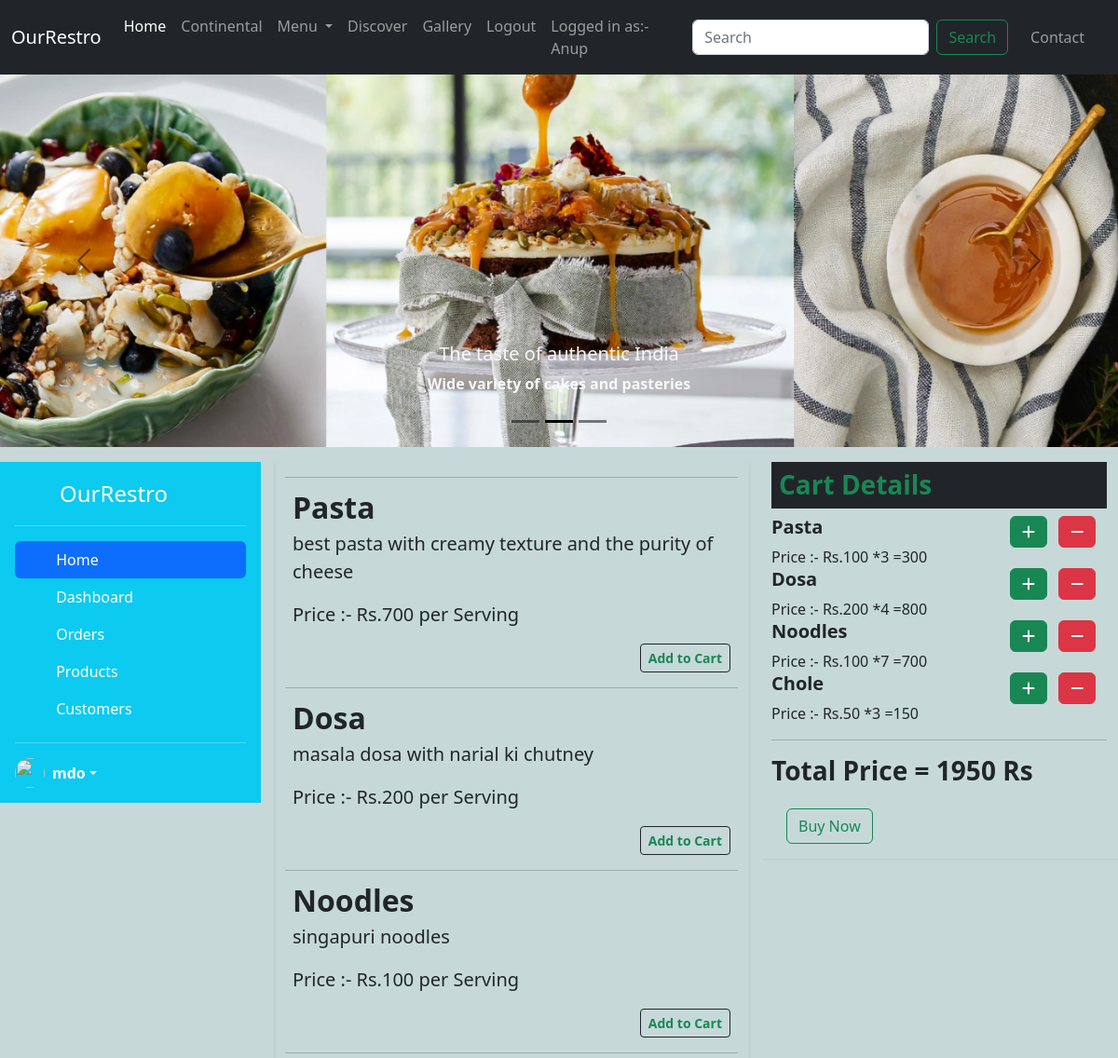
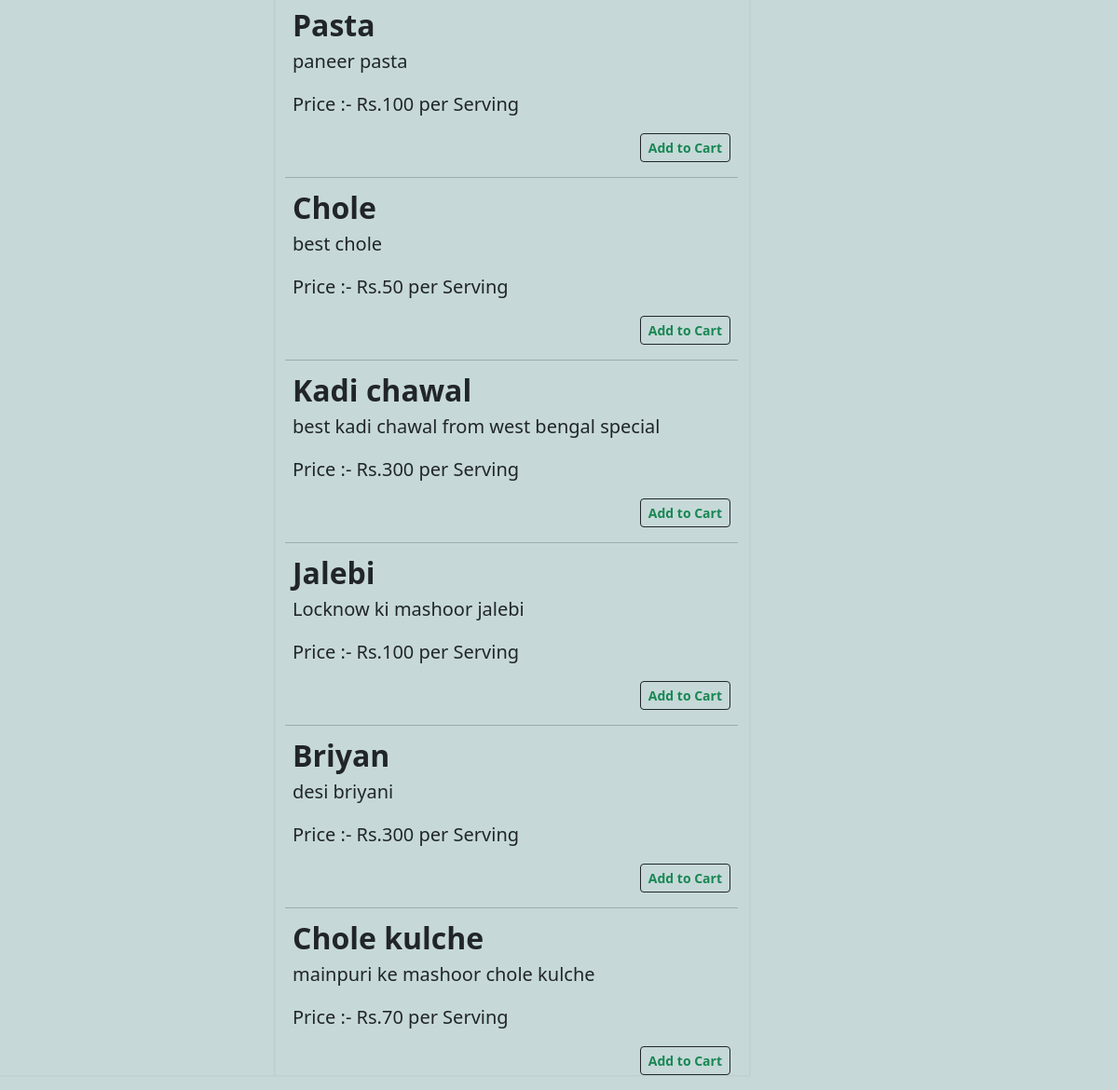
The app's page / (signed in) with its own data (2 pictures, top to bottom).
### service/models.py (models this page shows, shortened)
class Dishes(models.Model):
    name = models.CharField(max_length=150)
    description= models.TextField()
    price = models.PositiveIntegerField()

class Cart(models.Model):
    customer= models.ForeignKey(Customer, on_delete=models.CASCADE, null=True)
    dish= models.ForeignKey(Dishes, on_delete=models.CASCADE)
    quantity= models.PositiveIntegerField(default=0, null=True, blank=True)
    @property
    def total_price(self):
        total = self.quantity*self.dish.price
        return total

### service/views.py (the view)
# urls.py: 2. Add a URL to urlpatterns:  path('', Home.as_view(), name='home')
def Home(request):
    product = Dishes.objects.all()
    if request.user.is_authenticated:
        cart = Cart.objects.filter(customer=request.user.customer)[::-1]
        cart_total=0
        for p in cart:
            cart_total+=p.total_price
    else:
        cart={}
        cart_total=0
    context={'product':product, 'cart':cart, 'cart_total':cart_total}
    return render(request, 'index.html', context)

### templates/index.html (shortened to what this page needs)
{% extends 'base.html' %}
{% load static %}
{% block body %}
<div class="row my-3">
    <div class="col-md-3 shadow2">
        <div class="d-flex flex-column flex-shrink-0 p-3 text-white bg-info" style="width: 280px;">
            <a href="/" class="d-flex align-items-center mb-3 mb-md-0 me-md-auto text-white text-decoration-none">
              <svg class="bi pe-none me-2" width="40" height="32"><use xlink:href="#bootstrap"></use></svg>
              <span class="fs-4">OurRestro</span>
            </a>
            <hr>
            <ul class="nav nav-pills flex-column mb-auto">
              <li class="nav-item">
                <a href="#" class="nav-link active" aria-current="page">
                  <svg class="bi pe-none me-2" width="16" height="16"><use xlink:href="#home"></use></svg>
                  Home
                </a>
              </li>
              <li>
                <a href="#" class="nav-link text-white">
                  <svg class="bi pe-none me-2" width="16" height="16"><use xlink:href="#speedometer2"></use></svg>
                  Dashboard
                </a>
              </li>
              <li>
                <a href="#" class="nav-link text-white">
                  <svg class="bi pe-none me-2" width="16" height="16"><use xlink:href="#table"></use></svg>
                  Orders
                </a>
              </li>
              <li>
                <a href="#" class="nav-link text-white">
                  <svg class="bi pe-none me-2" width="16" height="16"><use xlink:href="#grid"></use></svg>
                  Products
                </a>
              </li>
              <li>
                <a href="#" class="nav-link text-white">
                  <svg class="bi pe-none me-2" width="16" height="16"><use xlink:href="#people-circle"></use></svg>
                  Customers
                </a>
              </li>
            </ul>
            <hr>
            <div class="dropdown">
              <a href="#" class="d-flex align-items-center text-white text-decoration-none dropdown-toggle" id="dropdownUser1" data-bs-toggle="dropdown" aria-expanded="false">
                <img src="https://github.com/mdo.png" alt="" width="32" height="32" class="rounded-circle me-2">
                <strong>mdo</strong>
              </a>
            </div>
          </div>
    </div>
    <div class="col-md-5 shadow2 ">
        {% for p in product %}
        <hr>
        <div class="row featurette px-2 ">
            <div class="col-12">
                <h2 class="featurette-heading fw-normal lh-1 fw-bold">{{p.name.capitalize}}</h2>
                <p class="lead">{{p.description}}</p>
                <p class="lead">Price :- Rs.{{p.price}} per Serving</p>
                {% if p.name in cart %}
                <a class="btn btn-success py-1 add-to-cart" data-productid="{{p.id}}" data-action="add" style="float:right ;"><i class="fa-solid fa-plus"></i></a>
                <a class="btn btn-danger py-1 mx-2 add-to-cart" data-productid="{{p.id}}" data-action="remove" style="float:right ;"><i class="fa-solid fa-minus"></i></a>
                {% else %}
                <a class="btn btn-outline-dark text-success fw-bold btn-sm add-to-cart" data-productid="{{p.id}}" data-action="add" style="float:right ;">Add to Cart</a>
                {% endif %}
            </div>
        </div>
        {% endfor %}
    </div>
    <div class="col-md-4">
        <div class="container shadow2">
            <h3 class="text-success bg-dark p-2 fw-bold">Cart Details</h3>
            {% for p in cart %}
            <div class="row featurette">
                    <div class="col-8">
                        <h5 class="featurette-heading fw-normal  fw-bold">{{p.dish.name.capitalize}}</h5>
                        <h8 class="">Price :- Rs.{{p.dish.price}} *{{p.quantity}} ={{p.total_price}}</h8>
                    </div>
                    <div class="col-4">
                        <a class="btn btn-success py-1 add-to-cart" data-productid="{{p.dish.id}}" data-action="add" ><i class="fa-solid fa-plus"></i></a>
                        <a class="btn btn-danger py-1 mx-2 add-to-cart" data-productid="{{p.dish.id}}" data-action="remove" ><i class="fa-solid fa-minus"></i></a>
                    </div>
            </div>
            {% endfor %}
            <hr>
            <h3 class="featurette-heading fw-normal  fw-bold">Total Price = {{cart_total}} Rs</h3>
            <button class="btn btn-outline-success m-3">Buy Now</button>
        </div>
    </div>
</div>
{% endblock body%}

### templates/base.html (shortened to what this page needs)
<!DOCTYPE html>
{% load static %}
<html>
<head>
    <link href="https://cdn.jsdelivr.net/npm/bootstrap@5.2.0-beta1/dist/css/bootstrap.min.css" rel="stylesheet"
>
        <link rel="stylesheet" href="{%static 'style.css' %}">
    </head>
<body>
    <nav class="navbar navbar-expand-lg navbar-dark bg-dark">
        <div class="container-fluid text-light">
            <a class="navbar-brand" href="/">OurRestro</a>
            <div class="collapse navbar-collapse" id="navbarSupportedContent">
                <ul class="navbar-nav me-auto mb-2 mb-lg-0">
                    <li class="nav-item">
                        <a class="nav-link active" aria-current="page" href="/">Home</a>
                    </li>
                    <li class="nav-item">
                        <a class="nav-link" href="#">Continental </a>
                    </li>
                    <li class="nav-item dropdown">
                        <a class="nav-link dropdown-toggle" href="#" id="navbarDropdown" role="button"
                            data-bs-toggle="dropdown" aria-expanded="false">
                            Menu
                        </a>
                    </li>
                    <li class="nav-item">
                        <a class="nav-link" href="#">Discover </a>
                    </li>
                    <li class="nav-item">
                        <a class="nav-link" href="#">Gallery </a>
                    </li>
                    {% if request.user.is_authenticated %}
                    <li class="nav-item">
                        <a class="nav-link" href="{% url 'logout' %}">Logout </a>
                    </li>
                    <li class="nav-item">
                        <a class="nav-link" >Logged in as:- {{request.user.username.capitalize}} </a>
                    </li>
                    {% else %}
                    <li class="nav-item">
                        <a class="nav-link" href="{% url 'register' %}">Register </a>
                    </li>
                    {% endif %}
                </ul>
                <form class="d-flex" role="search">
                    <input class="form-control me-2" type="search" placeholder="Search" aria-label="Search">
                    <button class="btn btn-outline-success" type="submit">Search</button>
                </form>
                <ul class="navbar-nav me-auto mb-2 mb-lg-0">
                    <li class="nav-item mx-3">
                        <a class="nav-link" href="#">Contact </a>
                    </li>
                </ul>
            </div>
        </div>
    </nav>
    <div class="container-fluid m-0 p-0" style="max-height: 50vh;">
        <div id="carouselExampleDark" class="carousel carousel-dark slide" data-bs-ride="carousel">
            <div class="carousel-indicators">
                <button type="button" data-bs-target="#carouselExampleDark" data-bs-slide-to="0" class="active"
                    aria-current="true" aria-label="Slide 1"></button>
                <button type="button" data-bs-target="#carouselExampleDark" data-bs-slide-to="1"
                    aria-label="Slide 2"></button>
                <button type="button" data-bs-target="#carouselExampleDark" data-bs-slide-to="2"
                    aria-label="Slide 3"></button>
            </div>
            <div class="carousel-inner">
                <div class="carousel-item" data-bs-interval="2000">
                    <img src="{% static 'images/b.png' %}" class="d-block w-100" alt="..." style="height: 50vh ;">
                    <div class="carousel-caption d-none d-md-block text-light fw-bold">
                        <h5>The taste of authentic India</h5>
                        <p>Wide variety of cakes and pasteries</p>
                    </div>
                </div>
            </div>
            <button class="carousel-control-prev" type="button" data-bs-target="#carouselExampleDark"
                data-bs-slide="prev">
                <span class="carousel-control-prev-icon" aria-hidden="true"></span>
            </button>
            <button class="carousel-control-next" type="button" data-bs-target="#carouselExampleDark"
                data-bs-slide="next">
                <span class="carousel-control-next-icon" aria-hidden="true"></span>
            </button>
        </div>
    </div>
    {% block body %}
    {% endblock body%}
</body>
</html>

### static/style.css (style rules this page uses)
* { margin: 0; padding: 0; }
body { background-color: rgba(128, 171, 169, 0.443); }
.shadow2 { box-shadow: 1px 1px 2px 0 rgba(0, 0, 0, 0.068); }

### records on screen
Dishes: name "Pasta", description "best pasta with creamy texture and the purity of cheese", price "700"
Dishes: name "Dosa", description "masala dosa with narial ki chutney", price "200"
Dishes: name "Noodles", description "singapuri noodles", price "100"
Dishes: name "Pasta", description "paneer pasta", price "100"
Dishes: name "Chole", description "best chole", price "50"
Dishes: name "Kadi chawal", description "best kadi chawal from west bengal special", price "300"
Dishes: name "Jalebi", description "Locknow ki mashoor jalebi", price "100"
Dishes: name "Briyan", description "desi briyani", price "300"
Dishes: name "Chole kulche", description "mainpuri ke mashoor chole kulche", price "70"
Cart: dish.name "Pasta", dish.price "100", quantity "3", total_price "300"
Cart: dish.name "Dosa", dish.price "200", quantity "4", total_price "800"
Cart: dish.name "Noodles", dish.price "100", quantity "7", total_price "700"
Cart: dish.name "Chole", dish.price "50", quantity "3", total_price "150"

### other values on screen
{{ request.user.username.capitalize }} "Anup"
{{ cart_total }} "1950"
